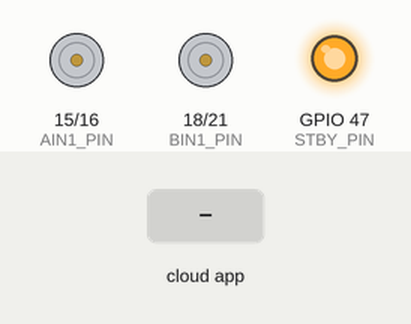
This program was run on a simulated ESP32-S3. Parts: motor-driver pin pairs drawn as motors (green arrow = first pin HIGH = forward, orange = second pin HIGH = backward, longer = more drive, scaled by the enable pin, stopped while the standby pin is LOW), output pins drawn as LEDs (lit = HIGH). The test bench sets the inputs (shaded band). The ROS host is connected and sends only what is stated.

Above: at 2.7 s.
2.8 s: the phone or cloud app sets angular.z to -100
At 2.94 s:
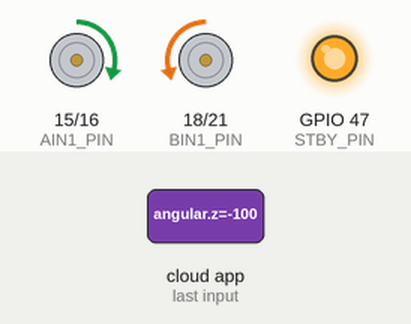
4.5 s: the phone or cloud app sets linear.x to -100
6.2 s: the phone or cloud app sets linear.x to 100
At 7.0 s:
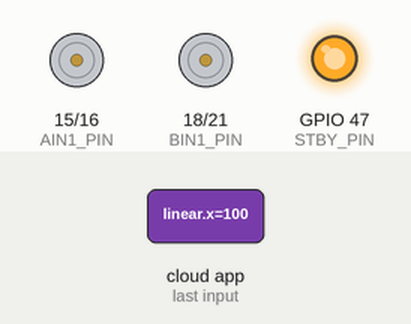
Timing chart, 0 to 9.2 s (numbered marks = the images above; inputs shaded):
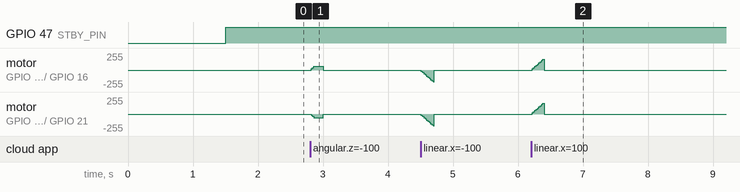

The program:

main.cpp
```cpp
#include <Arduino.h>
#include <micro_ros_platformio.h>

#include <rcl/rcl.h>
#include <rclc/executor.h>
#include <rclc/rclc.h>
#include <rmw_microros/rmw_microros.h>  // 提供 micro-ROS 通信层接口

#include <geometry_msgs/msg/twist.h>    // 标准速度消息类型 Twist

#ifdef MICRO_ROS_TRANSPORT_ARDUINO_WIFI
#include <WiFi.h>
#endif

// -------------------- TB6612FN 接线 --------------------
constexpr uint8_t PWMA_PIN = 14;
constexpr uint8_t AIN1_PIN = 15;
constexpr uint8_t AIN2_PIN = 16;
constexpr uint8_t PWMB_PIN = 17;
constexpr uint8_t BIN1_PIN = 18;
constexpr uint8_t BIN2_PIN = 21;
constexpr uint8_t STBY_PIN = 47;

// 如果某一侧正反方向与预期相反，只修改对应值。
constexpr bool LEFT_MOTOR_INVERTED = false;
constexpr bool RIGHT_MOTOR_INVERTED = false;

// -------------------- 车辆控制参数 --------------------
constexpr float WHEEL_DISTANCE_M = 0.224F;       // 左右轮中心距离，需按实车测量
constexpr float MAX_WHEEL_SPEED_MPS = 0.50F;     // 仅用于把 cmd_vel 映射为 PWM
constexpr int PWM_MAX = 255;
constexpr int PWM_MIN_START = 55;                // 克服静摩擦；若低速抖动可调整
constexpr int PWM_SLEW_PER_TICK = 18;            // 每 20 ms 最大 PWM 变化，减小启动冲击
constexpr uint32_t CONTROL_PERIOD_MS = 20;
constexpr uint32_t COMMAND_TIMEOUT_MS = 200;

constexpr uint32_t SERIAL_BAUDRATE = 921600;
constexpr char NODE_NAME[] = "tb6612_base_node";
constexpr char CMD_VEL_TOPIC[] = "cmd_vel";

#ifndef MICRO_ROS_WIFI_SSID
#define MICRO_ROS_WIFI_SSID "MIFI-38FF"
#endif

#ifndef MICRO_ROS_WIFI_PASSWORD
#define MICRO_ROS_WIFI_PASSWORD "jie123456"
#endif

#ifndef MICRO_ROS_AGENT_IP
// Replace this with the Raspberry Pi WiFi IP shown by: hostname -I
#define MICRO_ROS_AGENT_IP "192.168.0.100"
#endif

#ifndef MICRO_ROS_AGENT_PORT
#define MICRO_ROS_AGENT_PORT 8888
#endif

// Arduino-ESP32 2.x LEDC API。
constexpr uint8_t PWM_CHANNEL_A = 0;
constexpr uint8_t PWM_CHANNEL_B = 1;
constexpr uint32_t PWM_FREQUENCY = 20000;
constexpr uint8_t PWM_RESOLUTION_BITS = 8;

rcl_allocator_t allocator;              // ROS2 内存分配器。micro-ROS创建节点、订阅者等实体时需要它。
rclc_support_t support;                 // 保存ROS2 上下文、初始化状态等基础支持信息。
rcl_node_t node;                        // 节点对象
rcl_subscription_t cmd_vel_subscriber;  // /cmd_vel 订阅者对象
rclc_executor_t executor;               // 执行器，用于检测消息并调用订阅回调。类似Python中的 rclpy.spin_once(node)
geometry_msgs__msg__Twist cmd_vel_msg;  // 用于保存接收到的 Twist 消息。


// Agent连接状态机
enum class AgentState {
  WAITING,        // 1.等待Agent出现
  AVAILABLE,      // 2.已ping通Agent  准备创建ROS实体
  CONNECTED,      // 3.ROS实体创建成功，正常通信和控制
  DISCONNECTED    // 4.Agent失联，准备清理并重新连接
};


// 处于运行状态的变量
AgentState agent_state = AgentState::WAITING;
uint32_t last_command_ms = 0;           // 上一次收到 /cmd_vel 的时间，用于判断200ms命令超时。
uint32_t last_control_ms = 0;           // 上一次更新电机控制的时间，用于实现20ms控制周期。
uint32_t last_agent_check_ms = 0;       // 上一次检测Agent的时间。
bool command_received = false;          // 是否至少收到过一条速度命令。
int current_left_pwm = 0;
int current_right_pwm = 0;


// 限制PWM范围 -255~255
static int clampPwm(int value) {
  return constrain(value, -PWM_MAX, PWM_MAX);
}

// 应用最低启动PWM
static int applyMinimumPwm(int value) {
  if (value == 0) return 0;
  const int magnitude = abs(value);
  if (magnitude < PWM_MIN_START) {
    return value > 0 ? PWM_MIN_START : -PWM_MIN_START;
  }
  return value;
}

// PWM渐变
static int slewTowards(int current, int target) {
  if (target > current + PWM_SLEW_PER_TICK) return current + PWM_SLEW_PER_TICK;
  if (target < current - PWM_SLEW_PER_TICK) return current - PWM_SLEW_PER_TICK;
  return target;
}


// 控制单个电机
static void writeOneMotor(uint8_t in1, uint8_t in2, uint8_t pwm_channel,
                          int signed_pwm, bool inverted) {
  int output = clampPwm(signed_pwm);
  if (inverted) output = -output;

  if (output > 0) {  // 正转
    digitalWrite(in1, HIGH);
    digitalWrite(in2, LOW);
    ledcWrite(pwm_channel, output);
  } else if (output < 0) {  // 反转
    digitalWrite(in1, LOW);
    digitalWrite(in2, HIGH);
    ledcWrite(pwm_channel, -output);
  } else {
    // 滑行停止，避免在调试阶段频繁短路制动造成大电流。
    ledcWrite(pwm_channel, 0);
    digitalWrite(in1, LOW);
    digitalWrite(in2, LOW);
  }
}

// 同时更新左右电机
static void applyMotorOutputs() {
  writeOneMotor(AIN1_PIN, AIN2_PIN, PWM_CHANNEL_A,
                current_left_pwm, LEFT_MOTOR_INVERTED);
  writeOneMotor(BIN1_PIN, BIN2_PIN, PWM_CHANNEL_B,
                current_right_pwm, RIGHT_MOTOR_INVERTED);
}

// 强制停车
static void hardStop(bool disable_driver) {
  current_left_pwm = 0;
  current_right_pwm = 0;
  applyMotorOutputs();
  if (disable_driver) digitalWrite(STBY_PIN, LOW);
}

// 接收速度消息
static void cmdVelCallback(const void *message) {
  const auto *cmd = static_cast<const geometry_msgs__msg__Twist *>(message);  // 将无类型指针转换成 Twist 指针：
  // 只接受差速底盘需要的 linear.x 和 angular.z；linear.y 被忽略。
  cmd_vel_msg.linear.x = cmd->linear.x;
  cmd_vel_msg.angular.z = cmd->angular.z;
  last_command_ms = millis();  // 记录收到消息的时间
  command_received = true;     // 标记已经收到过有效命令
}

// 运动控制
static void updateOpenLoopControl() {

  // 判断命令是否超时
  const uint32_t now = millis();
  const bool timed_out = !command_received ||
                         static_cast<uint32_t>(now - last_command_ms) >= COMMAND_TIMEOUT_MS;

  int target_left_pwm = 0;
  int target_right_pwm = 0;

  if (!timed_out) {
    const float linear = static_cast<float>(cmd_vel_msg.linear.x);   //读取线速度、角速度
    const float angular = static_cast<float>(cmd_vel_msg.angular.z);


    /*差速地盘运动学
    左轮速度 = 车体线速度 - 角速度 x 轮距 / 2
    右轮速度 = 车体线速度 + 角速度 x 轮距 / 2
    */
    float left_speed = linear - angular * WHEEL_DISTANCE_M * 0.5F;
    float right_speed = linear + angular * WHEEL_DISTANCE_M * 0.5F;


    // 同比例限速 找出左右轮速度绝对值较大的一个
    const float largest = max(abs(left_speed), abs(right_speed));
    if (largest > MAX_WHEEL_SPEED_MPS) {
      const float scale = MAX_WHEEL_SPEED_MPS / largest;
      left_speed *= scale;
      right_speed *= scale;
    }

    // 轮速转换为PWM 公式 目标PWM = 轮速 ÷ 最大轮速 × 255
    target_left_pwm = applyMinimumPwm(
        static_cast<int>(left_speed / MAX_WHEEL_SPEED_MPS * PWM_MAX));
    target_right_pwm = applyMinimumPwm(
        static_cast<int>(right_speed / MAX_WHEEL_SPEED_MPS * PWM_MAX));
  }

  // 超时立即归零；正常变速使用斜坡限制。
  if (timed_out) {
    current_left_pwm = 0;
    current_right_pwm = 0;
  } else {
    current_left_pwm = slewTowards(current_left_pwm, target_left_pwm);
    current_right_pwm = slewTowards(current_right_pwm, target_right_pwm);
  }
  applyMotorOutputs();
}


// 创建 ROS 实体
static bool createRosEntities() {
  allocator = rcl_get_default_allocator();  // 获取默认内存分配器
  if (rclc_support_init(&support, 0, nullptr, &allocator) != RCL_RET_OK) return false;    // 初始化micro-ROS支持环境
  if (rclc_node_init_default(&node, NODE_NAME, "", &support) != RCL_RET_OK) return false; // 创建节点
  if (rclc_subscription_init_default(       // 创建订阅者
          &cmd_vel_subscriber, &node,
          ROSIDL_GET_MSG_TYPE_SUPPORT(geometry_msgs, msg, Twist),
          CMD_VEL_TOPIC) != RCL_RET_OK) return false;
  if (rclc_executor_init(&executor, &support.context, 1, &allocator) != RCL_RET_OK) return false;  // 创建执行器 类似rclpy.spin_once(node)
  // 把订阅者加入执行器, 当 cmd_vel_subscriber 收到新数据: 1.将数据写入 cmd_vel_msg 2.调用 cmdVelCallback
  if (rclc_executor_add_subscription(
          &executor, &cmd_vel_subscriber, &cmd_vel_msg,
          &cmdVelCallback, ON_NEW_DATA) != RCL_RET_OK) return false;

  // 启动电机驱动器
  command_received = false;
  digitalWrite(STBY_PIN, HIGH);
  return true;
}

// 断线清理
static void destroyRosEntities() {
  hardStop(true);
  rmw_context_t *context = rcl_context_get_rmw_context(&support.context);
  (void)rmw_uros_set_context_entity_destroy_session_timeout(context, 0);
  (void)rclc_executor_fini(&executor);
  (void)rcl_subscription_fini(&cmd_vel_subscriber, &node);
  (void)rcl_node_fini(&node);
  (void)rclc_support_fini(&support);
}

// 程序上电后，setup()只执行一次。 进行硬件和通信初始化
void setup() {
  pinMode(AIN1_PIN, OUTPUT);  // 配置方向引脚
  pinMode(AIN2_PIN, OUTPUT);
  pinMode(BIN1_PIN, OUTPUT);
  pinMode(BIN2_PIN, OUTPUT);
  pinMode(STBY_PIN, OUTPUT);

  ledcSetup(PWM_CHANNEL_A, PWM_FREQUENCY, PWM_RESOLUTION_BITS);  // 配置左电机PWM
  ledcAttachPin(PWMA_PIN, PWM_CHANNEL_A);
  ledcSetup(PWM_CHANNEL_B, PWM_FREQUENCY, PWM_RESOLUTION_BITS);  // 配置右电机PWM
  ledcAttachPin(PWMB_PIN, PWM_CHANNEL_B);

  // 上电立即停车
  hardStop(true);
  Serial.begin(SERIAL_BAUDRATE);
  delay(1500);

#ifdef MICRO_ROS_TRANSPORT_ARDUINO_WIFI
  IPAddress agent_ip;
  agent_ip.fromString(MICRO_ROS_AGENT_IP);
  char wifi_ssid[] = MICRO_ROS_WIFI_SSID;
  char wifi_password[] = MICRO_ROS_WIFI_PASSWORD;
  // 配置WiFi和Agent地址：连接指定WIFI; 配置UDP Agent IP; 配置UDP Agent端口
  set_microros_wifi_transports(
      wifi_ssid, wifi_password, agent_ip, MICRO_ROS_AGENT_PORT);
  delay(2000);
#else
  set_microros_serial_transports(Serial);
#endif
}

// 执行完 setup() 后，会不断重复执行 loop()。
void loop() {
  const uint32_t now = millis();

  switch (agent_state) {
    case AgentState::WAITING:
      if (static_cast<uint32_t>(now - last_agent_check_ms) >= 500) {
        last_agent_check_ms = now;
        if (rmw_uros_ping_agent(100, 1) == RMW_RET_OK) {  // ping Agent 单次等待超时100ms  尝试次数 1
          agent_state = AgentState::AVAILABLE;
        }
      }
      break;

    case AgentState::AVAILABLE:
      if (createRosEntities()) {    // Agent能ping通 创建ROS实体
        agent_state = AgentState::CONNECTED;
      } else {
        destroyRosEntities();
        agent_state = AgentState::WAITING;
      }
      break;

    case AgentState::CONNECTED:     // 正常运行状态 处理订阅消息
      /*
      让 micro-ROS 执行器检查并处理已经收到的消息 若收到新的 /cmd_vel, 则调用 cmdVelCallback()
      rclc_executor_spin_some() 是 micro-ROS 的事件处理函数, 创建ROS实体时, 已经把 /cmd_vel 订阅者注册到了执行器
      ESP32 中的 micro-ROS 不像完整的ROS2那样 自动启动独立线程处理消息。 需要不断的调用rclc_executor_spin_some  才能让执行器处理通信事件
      */
      (void)rclc_executor_spin_some(&executor, RCL_MS_TO_NS(2));
      if (static_cast<uint32_t>(now - last_control_ms) >= CONTROL_PERIOD_MS) {  // 每20ms控制一次电机
        last_control_ms = now;
        updateOpenLoopControl();
      }
      if (static_cast<uint32_t>(now - last_agent_check_ms) >= 200) {   // 每200ms检查一次Agent
        last_agent_check_ms = now;
        if (rmw_uros_ping_agent(100, 1) != RMW_RET_OK) {
          agent_state = AgentState::DISCONNECTED;
        }
      }
      break;

    case AgentState::DISCONNECTED:
      destroyRosEntities();
      agent_state = AgentState::WAITING;
      break;
  }
}
```

Measured:
- after the input at 2.8 s, motor on GPIO 15 (AIN1_PIN) / GPIO 16 (AIN2_PIN): stopped → forward 57/255 at once, → stopped 0.19 s later; motor on GPIO 18 (BIN1_PIN) / GPIO 21 (BIN2_PIN): stopped → backward 57/255 at once, → stopped 0.19 s later
- after the input at 6.2 s, motor on GPIO 15 (AIN1_PIN) / GPIO 16 (AIN2_PIN), motor on GPIO 18 (BIN1_PIN) / GPIO 21 (BIN2_PIN): rises from stopped to forward 161/255 in 0.17 s, then falls to stopped in 0.02 s
